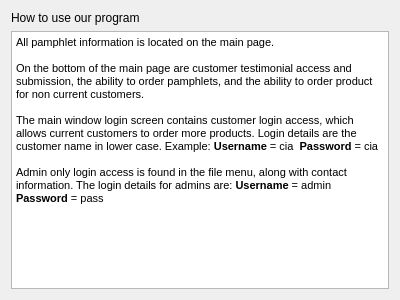
<?xml version="1.0" encoding="UTF-8"?>
<ui version="4.0">
 <class>ProgramInstructions</class>
 <widget class="QDialog" name="ProgramInstructions">
  <property name="geometry">
   <rect>
    <x>0</x>
    <y>0</y>
    <width>400</width>
    <height>300</height>
   </rect>
  </property>
  <property name="windowTitle">
   <string>Dialog</string>
  </property>
  <layout class="QVBoxLayout" name="verticalLayout">
   <item>
    <widget class="QLabel" name="label">
     <property name="text">
      <string>How to use our program</string>
     </property>
    </widget>
   </item>
   <item>
    <widget class="QTextBrowser" name="textBrowser">
     <property name="html">
      <string>&lt;!DOCTYPE HTML PUBLIC &quot;-//W3C//DTD HTML 4.0//EN&quot; &quot;http://www.w3.org/TR/REC-html40/strict.dtd&quot;&gt;
&lt;html&gt;&lt;head&gt;&lt;meta name=&quot;qrichtext&quot; content=&quot;1&quot; /&gt;&lt;style type=&quot;text/css&quot;&gt;
p, li { white-space: pre-wrap; }
&lt;/style&gt;&lt;/head&gt;&lt;body style=&quot; font-family:'MS Shell Dlg 2'; font-size:8.25pt; font-weight:400; font-style:normal;&quot;&gt;
&lt;p style=&quot; margin-top:0px; margin-bottom:0px; margin-left:0px; margin-right:0px; -qt-block-indent:0; text-indent:0px;&quot;&gt;All pamphlet information is located on the main page. &lt;/p&gt;
&lt;p style=&quot;-qt-paragraph-type:empty; margin-top:0px; margin-bottom:0px; margin-left:0px; margin-right:0px; -qt-block-indent:0; text-indent:0px;&quot;&gt;&lt;br /&gt;&lt;/p&gt;
&lt;p style=&quot; margin-top:0px; margin-bottom:0px; margin-left:0px; margin-right:0px; -qt-block-indent:0; text-indent:0px;&quot;&gt;On the bottom of the main page are customer testimonial access and submission, the ability to order pamphlets, and the ability to order product for non current customers. &lt;/p&gt;
&lt;p style=&quot;-qt-paragraph-type:empty; margin-top:0px; margin-bottom:0px; margin-left:0px; margin-right:0px; -qt-block-indent:0; text-indent:0px;&quot;&gt;&lt;br /&gt;&lt;/p&gt;
&lt;p style=&quot; margin-top:0px; margin-bottom:0px; margin-left:0px; margin-right:0px; -qt-block-indent:0; text-indent:0px;&quot;&gt;The main window login screen contains customer login access, which allows current customers to order more products. Login details are the customer name in lower case. Example: &lt;span style=&quot; font-weight:600;&quot;&gt;Username&lt;/span&gt; = cia  &lt;span style=&quot; font-weight:600;&quot;&gt;Password&lt;/span&gt; = cia&lt;/p&gt;
&lt;p style=&quot;-qt-paragraph-type:empty; margin-top:0px; margin-bottom:0px; margin-left:0px; margin-right:0px; -qt-block-indent:0; text-indent:0px;&quot;&gt;&lt;br /&gt;&lt;/p&gt;
&lt;p style=&quot; margin-top:0px; margin-bottom:0px; margin-left:0px; margin-right:0px; -qt-block-indent:0; text-indent:0px;&quot;&gt;Admin only login access is found in the file menu, along with contact information. The login details for admins are: &lt;span style=&quot; font-weight:600;&quot;&gt;Username&lt;/span&gt; = admin  &lt;span style=&quot; font-weight:600;&quot;&gt;Password&lt;/span&gt; = pass&lt;/p&gt;&lt;/body&gt;&lt;/html&gt;</string>
     </property>
    </widget>
   </item>
  </layout>
 </widget>
 <resources/>
 <connections/>
</ui>
